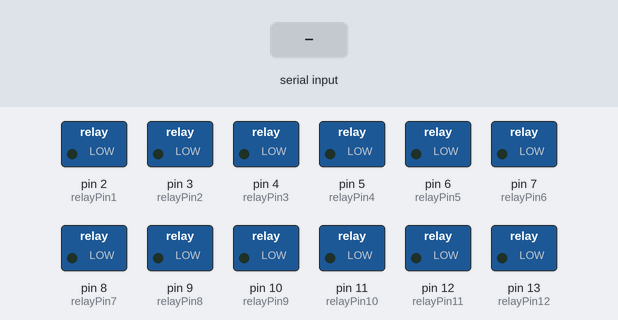
The sketch below on a simulated Arduino Uno, built with avr-gcc and run on an emulated ATmega328P. Shown: switched loads named in the sketch (green lamp = pin HIGH). Inputs (shaded band) come from the test bench.

Above: at 1.3 s.
1.4 s: "1e" received over Serial
At 2.6 s:
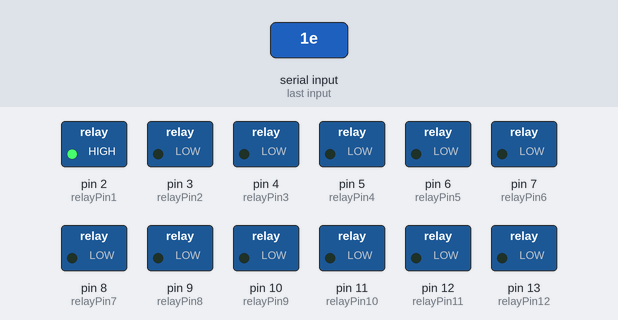
2.9 s: "2e" received over Serial
At 3.9 s:
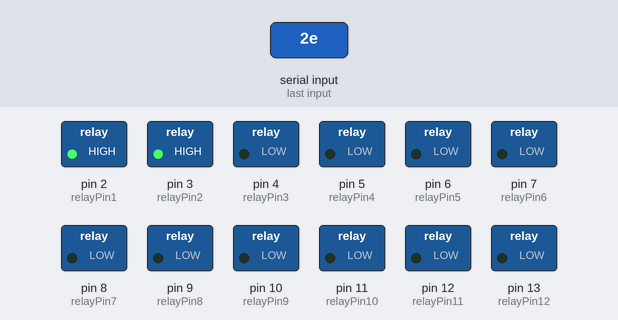
4.4 s: "3e" received over Serial
At 5.1 s:
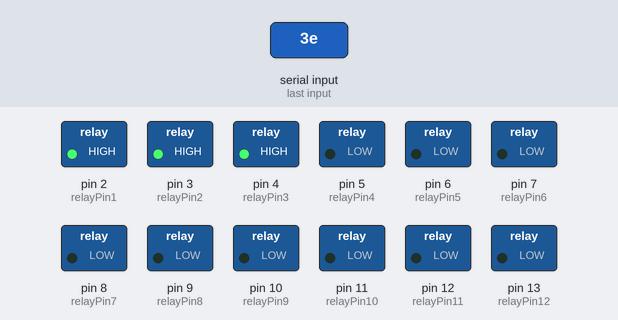
5.9 s: "4e" received over Serial
At 6.3 s:
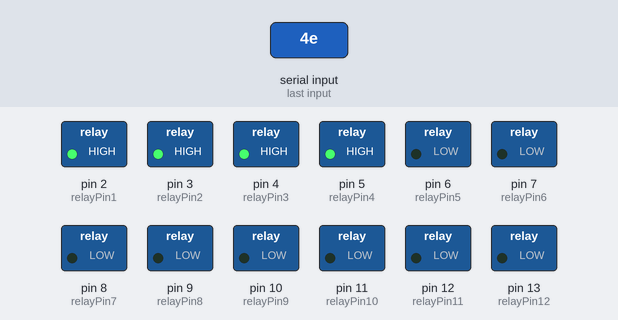
7.4 s: "5e" received over Serial
At 8.4 s:
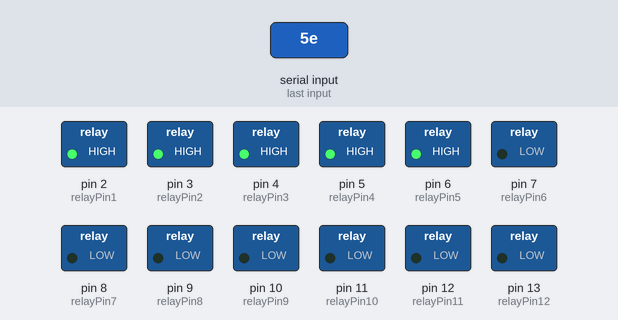
8.9 s: "6e" received over Serial
At 9.6 s:
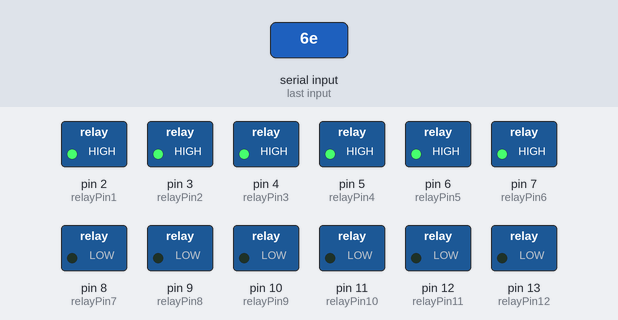
Timing chart, 0 to 11.4 s (numbered marks = the images above; inputs shaded):
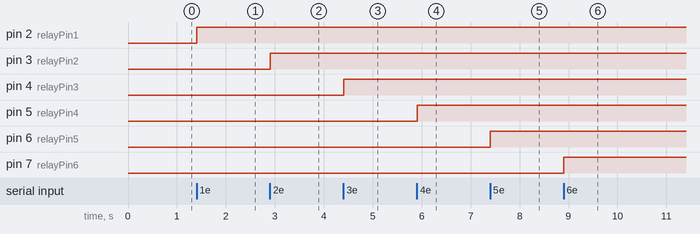

The sketch:

valve_control_2025.ino
```cpp
#include <SoftwareSerial.h>
/* www.learningbuz.com */
/*Impport following Libraries*/
#include <Wire.h>
// 24 relays
//I2C pins declaration

// SoftwareSerial mySensor1 (0, 1); // RX, TX
const int relayPin1 = 2;
const int relayPin2 = 3;
const int relayPin3 = 4;
const int relayPin4 = 5;
const int relayPin5 = 6;
const int relayPin6 = 7;
const int relayPin7 = 8;
const int relayPin8 = 9;
const int relayPin9 = 10;
const int relayPin10 = 11;
const int relayPin11 = 12;
const int relayPin12 = 13;

const int open_time = 2000;

char buffer[3];
int sp_quality = 0;

void setup() {
  pinMode(relayPin1, OUTPUT);
  digitalWrite(relayPin1, LOW);
  delay(10);

  pinMode(relayPin2, OUTPUT);
  digitalWrite(relayPin2, LOW);
  delay(10);

  pinMode(relayPin3, OUTPUT);
  digitalWrite(relayPin3, LOW);
  delay(10);

  pinMode(relayPin4, OUTPUT);
  digitalWrite(relayPin4, LOW);
  delay(10);

  pinMode(relayPin5, OUTPUT);
  digitalWrite(relayPin5, LOW);
  delay(10);

  pinMode(relayPin6, OUTPUT);
  digitalWrite(relayPin6, LOW);
  delay(10);

  pinMode(relayPin7, OUTPUT);
  digitalWrite(relayPin7, LOW);
  delay(10);

  pinMode(relayPin8, OUTPUT);
  digitalWrite(relayPin8, LOW);
  delay(10);

  pinMode(relayPin9, OUTPUT);
  digitalWrite(relayPin9, LOW);
  delay(10);

  pinMode(relayPin10, OUTPUT);
  digitalWrite(relayPin10, LOW);
  delay(10);

  pinMode(relayPin11, OUTPUT);
  digitalWrite(relayPin11, LOW);
  delay(10);

  pinMode(relayPin12, OUTPUT);
  digitalWrite(relayPin12, LOW);
  delay(10);


  Serial.begin(9600);
  while (!Serial) {
    ;
  }
}


void loop() {
  delay(10);
  // digitalWrite(relayPin12, HIGH);
  // delay(open_time);
  // digitalWrite(relayPin12, LOW);
  // delay(open_time);

  if (Serial.available() > 0) {
    // much faster with length=1 than 2
    int size = Serial.readBytesUntil('e', buffer, 1);
    if (buffer[0] == '1') {
      digitalWrite(relayPin1, HIGH);
    }
    if (buffer[0] == '2') {
      digitalWrite(relayPin2, HIGH);
    }
    if (buffer[0] == '3') {
      digitalWrite(relayPin3, HIGH);
    }
    if (buffer[0] == '4') {
      digitalWrite(relayPin4, HIGH);
    }
    if (buffer[0] == '5') {
      digitalWrite(relayPin5, HIGH);
    }
    if (buffer[0] == '6') {
      digitalWrite(relayPin6, HIGH);
    }
    if (buffer[0] == '7') {
      digitalWrite(relayPin7, HIGH);
    }
    if (buffer[0] == '8') {
      digitalWrite(relayPin8, HIGH);
    }
    if (buffer[0] == '9') {
      digitalWrite(relayPin9, HIGH);
    }
    if (buffer[0] == 'a') {
      digitalWrite(relayPin10, HIGH);
    }
    if (buffer[0] == 'b') {
      digitalWrite(relayPin11, HIGH);
    }
    if (buffer[0] == 'c') {
      digitalWrite(relayPin12, HIGH);
    }
    delay(50);
    if (buffer[0] == '0') {
      digitalWrite(relayPin1, LOW);
      delay(5);
      digitalWrite(relayPin2, LOW);
      delay(5);
      digitalWrite(relayPin3, LOW);
      delay(5);
      digitalWrite(relayPin4, LOW);
      delay(5);
      digitalWrite(relayPin5, LOW);
      delay(5);
      digitalWrite(relayPin6, LOW);
      delay(5);
      digitalWrite(relayPin7, LOW);
      delay(5);
      digitalWrite(relayPin8, LOW);
      delay(5);
      digitalWrite(relayPin9, LOW);
      delay(5);
      digitalWrite(relayPin10, LOW);
      delay(5);
      digitalWrite(relayPin11, LOW);
      delay(5);
      digitalWrite(relayPin12, LOW);
      delay(5);
    }
  }
}
```

Measured:
- after the input at 1.4 s, pin 2 (relayPin1): LOW → HIGH at once
- after the input at 2.9 s, pin 3 (relayPin2): LOW → HIGH at once
- after the input at 4.4 s, pin 4 (relayPin3): LOW → HIGH at once
- after the input at 5.9 s, pin 5 (relayPin4): LOW → HIGH at once
- after the input at 7.4 s, pin 6 (relayPin5): LOW → HIGH at once
- after the input at 8.9 s, pin 7 (relayPin6): LOW → HIGH at once
